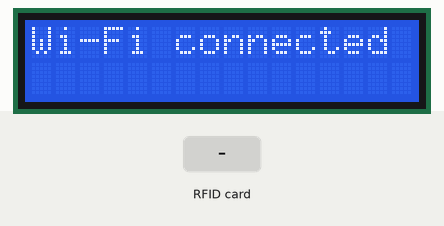
A sketch run on a simulated ESP32. Parts: 16×2 character LCD. The test bench sets the inputs (shaded band). WiFi joins after 1.5 s; servers stay silent unless stated; uploads are accepted with an empty reply.

Above: at 5.3 s.
5.4 s: RFID card 5E 7A 19 C4 held to the reader
At 7.3 s:
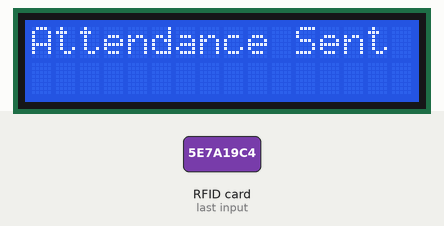
Timing chart, 0 to 8.8 s (numbered marks = the images above; inputs shaded):
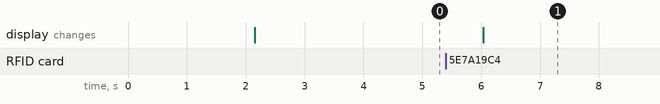

The sketch:

esp32.ino
```cpp
#include <Wire.h>
#include <LiquidCrystal_I2C.h>
#include <SPI.h>
#include <MFRC522.h>
#include <WiFi.h>
#include <HTTPClient.h>
#include <ArduinoJson.h>

#define SS_PIN 27
#define RST_PIN 5

MFRC522 rfid(SS_PIN, RST_PIN);
LiquidCrystal_I2C lcd(0x27, 16, 2);

// Hardcoded Wi-Fi credentials
const char* currentSSID = "your_wifi_ssid";  // Replace with your Wi-Fi SSID
const char* currentPassword = "your_wifi_password";  // Replace with your Wi-Fi password

const char* serverHost = "192.168.34.51";  // Replace with your server's IP
const int serverPort = 80;

void setup() {
  Serial.begin(115200);
  SPI.begin();
  lcd.init();
  lcd.backlight();
  rfid.PCD_Init();

  lcd.setCursor(0, 0);
  lcd.print("Connecting to WiFi...");
  connectToWiFi();
}

void loop() {
  if (WiFi.status() != WL_CONNECTED) {
    connectToWiFi();
  }

  if (!rfid.PICC_IsNewCardPresent() || !rfid.PICC_ReadCardSerial()) {
    return;
  }

  String uid = getCardUID(rfid.uid.uidByte, rfid.uid.size);
  checkUser(uid);
  delay(1000);
}

String getCardUID(byte* uidByte, byte size) {
  String uid = "";
  for (byte i = 0; i < size; i++) {
    uid += String(uidByte[i], HEX);
  }
  return uid;
}

void connectToWiFi() {
  if (currentSSID != "" && currentPassword != "") {
    WiFi.begin(currentSSID, currentPassword);
    int attempt = 0;
    while (WiFi.status() != WL_CONNECTED && attempt < 10) {
      delay(1000);
      attempt++;
    }
    if (WiFi.status() != WL_CONNECTED) {
      lcd.clear();
      lcd.setCursor(0, 0);
      lcd.print("Wi-Fi failed!");
      delay(2000);
      while (true) { delay(1000); }
    } else {
      lcd.clear();
      lcd.setCursor(0, 0);
      lcd.print("Wi-Fi connected");
      delay(2000);
    }
  }
}

void checkUser(String uid) {
  HTTPClient http;
  String url = String("http://") + serverHost + "/check_user.php?uid=" + uid;
  http.begin(url);
  int httpCode = http.GET();
  String payload = http.getString();

  if (httpCode == 200) {
    DynamicJsonDocument doc(256);
    deserializeJson(doc, payload);
    String status = doc["status"].as<String>();

    if (status == "not_found") {
      // Display "Unknown Card" and the UID on LCD
      lcd.clear();
      lcd.setCursor(0, 0);
      lcd.print("Unknown Card");
      lcd.setCursor(0, 1);
      lcd.print("UID: " + uid);  // Display UID on the second line
      Serial.println("Unknown Card: " + uid);  // Print UID to Serial Monitor for logging
      delay(5000);  // Display for 5 seconds, adjust as needed
    } else {
      // User exists, proceed to attendance tracking
      sendAttendanceData(uid);
    }
  } else {
    lcd.clear();
    lcd.setCursor(0, 0);
    lcd.print("Server Error");
    delay(1000);
  }
  http.end();
}

void sendAttendanceData(String uid) {
  HTTPClient http;

  // First, check if the user has already attended today
  String checkAttendanceUrl = String("http://") + serverHost + "/check_attendance.php?uid=" + uid;
  http.begin(checkAttendanceUrl);
  int httpCode = http.GET();
  String payload = http.getString();
  http.end();

  if (httpCode == 200) {
    DynamicJsonDocument doc(256);
    deserializeJson(doc, payload);
    String status = doc["status"].as<String>();

    if (status == "already_attended") {
      // User has already attended today
      lcd.clear();
      lcd.setCursor(0, 0);
      lcd.print("Already Attended");
      delay(1000);
    } else {
      // User hasn't attended, proceed to record attendance
      String attendanceUrl = String("http://") + serverHost + "/new_attendance.php?uid=" + uid;
      http.begin(attendanceUrl);
      httpCode = http.GET();

      if (httpCode == 200) {
        lcd.clear();
        lcd.setCursor(0, 0);
        lcd.print("Attendance Sent");
        delay(1000);
      } else {
        lcd.clear();
        lcd.setCursor(0, 0);
        lcd.print("Attendance Failed");
        delay(1000);
      }
      http.end();
    }
  } else {
    lcd.clear();
    lcd.setCursor(0, 0);
    lcd.print("Server Error");
    delay(1000);
  }
}
```

Measured:
- after the input at 5.4 s, the display: changes after 0.64 s (image 1)
